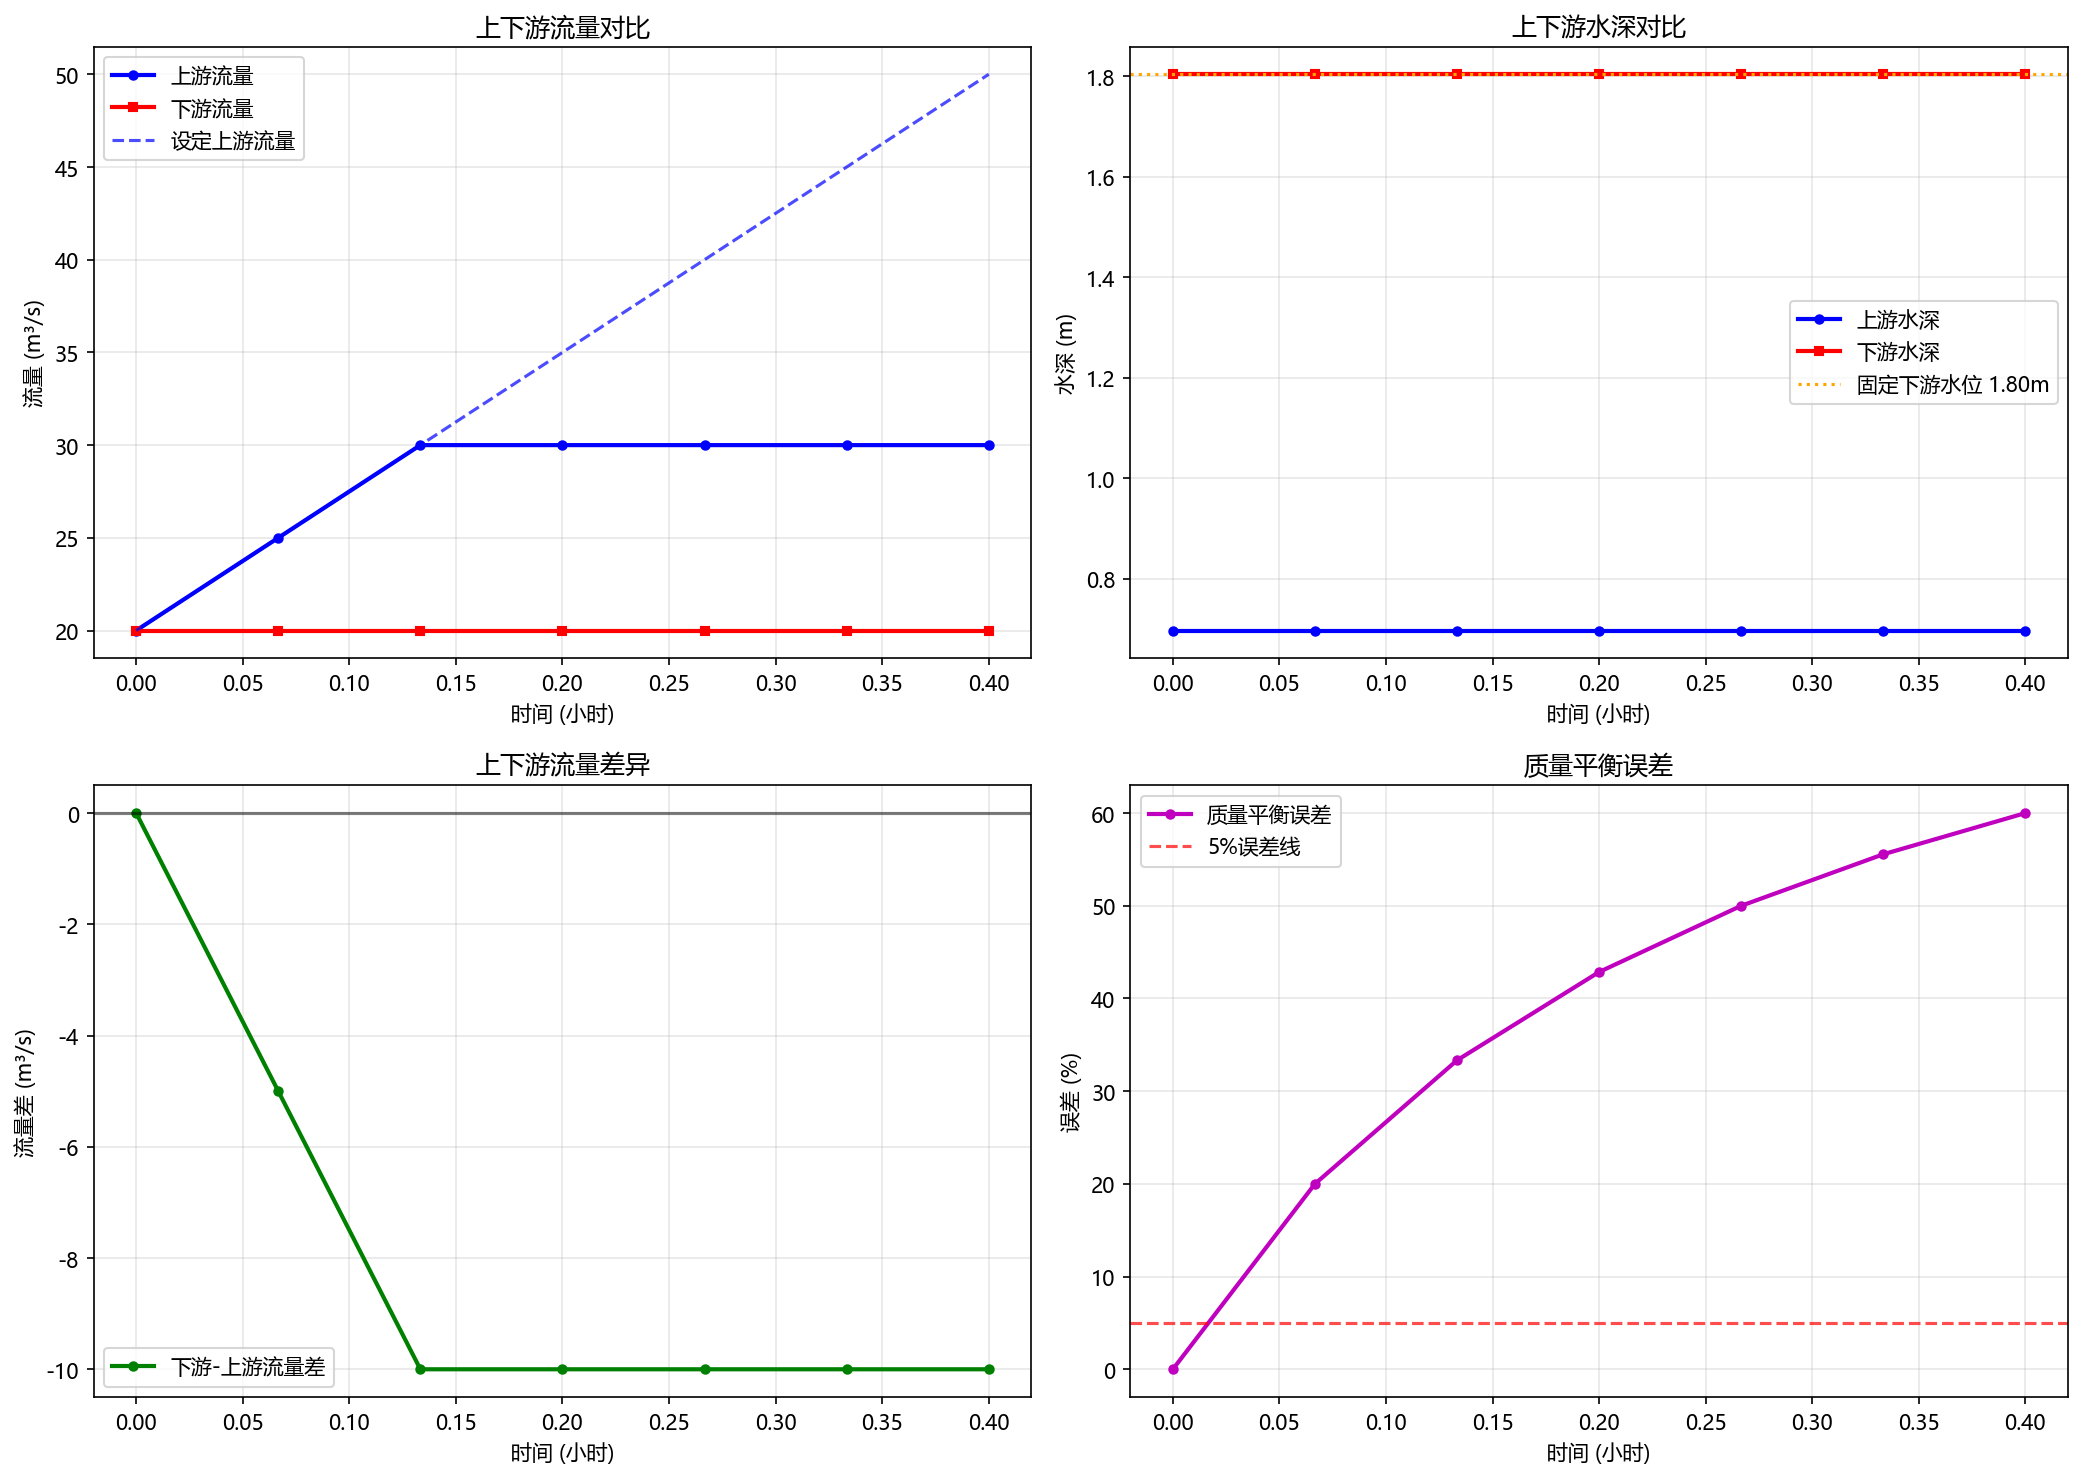

Here is the Python script that generated this plot:
"""边界条件分析 - 验证上下游流量关系"""

from hydrosis.hydrodynamics import (
    SaintVenantSolver,
    RiverReach,
    BoundaryCondition,
    RectangleSection
)
import numpy as np
import matplotlib.pyplot as plt

# 设置中文字体
plt.rcParams['font.sans-serif'] = ['Microsoft YaHei', 'SimHei']
plt.rcParams['axes.unicode_minus'] = False

def analyze_boundary_response():
    """分析固定下游水位边界条件下的流量响应"""
    
    print("=== 边界条件响应分析 ===\n")
    
    # 创建河段
    section = RectangleSection(width=20)
    reach = RiverReach(
        id="boundary_test",
        length=3000,
        bed_slope=0.003,  # 较大坡度
        manning_n=0.03,
        width=20,
        num_sections=8
    )
    
    solver = SaintVenantSolver(reach, dt=240, theta=0.9, epsilon=1e-3, cross_section=section)
    
    print(f"河段参数:")
    print(f"  长度: {reach.length}m, 坡度: {reach.bed_slope}")
    print(f"  网格数: {reach.num_sections}")
    print(f"  初始流量: {solver.state.discharge[0]:.1f} m³/s")
    print(f"  初始水深: {solver.state.depth[0]:.2f} m")
    
    # 设计变化的上游流量
    num_steps = 30
    t = np.arange(num_steps)
    
    # 三角波洪水过程
    base_q = 20
    peak_q = 80
    peak_time = 12
    
    upstream_q = np.zeros(num_steps)
    for i in range(num_steps):
        if i <= peak_time:
            upstream_q[i] = base_q + (peak_q - base_q) * i / peak_time
        else:
            upstream_q[i] = peak_q - (peak_q - base_q) * (i - peak_time) / (num_steps - peak_time - 1)
    
    print(f"\n上游流量变化:")
    print(f"  基流: {base_q} m³/s")
    print(f"  峰值: {peak_q} m³/s")
    print(f"  峰现时间: 第{peak_time}步")
    
    # 固定下游水位边界
    # 使用峰值流量对应的正常水深作为固定水位
    peak_depth = solver._compute_normal_depth_iterative(peak_q)
    fixed_stage = peak_depth + 0.1  # 稍高于正常水深
    
    print(f"\n边界条件:")
    print(f"  上游: 变化流量 ({base_q}-{peak_q} m³/s)")
    print(f"  下游: 固定水位 {fixed_stage:.2f} m")
    
    bc = BoundaryCondition(
        upstream_type="discharge",
        upstream_values=upstream_q.tolist(),
        downstream_type="stage",
        downstream_values=[fixed_stage] * num_steps
    )
    
    # 存储每个时间步的详细结果
    time_history = []
    upstream_q_history = []
    downstream_q_history = []
    upstream_h_history = []
    downstream_h_history = []
    mass_balance_error = []
    
    print(f"\n开始模拟...")
    print("时间步 | 上游Q | 下游Q | 上游h | 下游h | 质量误差")
    print("-" * 55)
    
    for step in range(num_steps):
        # 记录模拟前状态
        q_up_before = solver.state.discharge[0]
        q_down_before = solver.state.discharge[-1]
        h_up_before = solver.state.depth[0]
        h_down_before = solver.state.depth[-1]
        
        # 执行一个时间步
        converged = solver.solve_timestep(bc, step)
        
        # 记录模拟后状态
        q_up_after = solver.state.discharge[0]
        q_down_after = solver.state.discharge[-1]
        h_up_after = solver.state.depth[0]
        h_down_after = solver.state.depth[-1]
        
        # 计算质量平衡误差
        mass_error = abs(q_down_after - upstream_q[step]) / upstream_q[step] * 100
        
        # 存储结果
        time_history.append(step * solver.dt / 3600)  # 转换为小时
        upstream_q_history.append(q_up_after)
        downstream_q_history.append(q_down_after)
        upstream_h_history.append(h_up_after)
        downstream_h_history.append(h_down_after)
        mass_balance_error.append(mass_error)
        
        # 打印详细信息
        status = "✓" if converged else "✗"
        print(f"{step:6d} | {q_up_after:5.1f} | {q_down_after:5.1f} | {h_up_after:5.2f} | {h_down_after:5.2f} | {mass_error:6.1f}% {status}")
        
        if not converged and step > 5:  # 允许前几步不收敛
            print("⚠️ 连续不收敛，停止模拟")
            break
    
    # 绘制分析图表
    fig, ((ax1, ax2), (ax3, ax4)) = plt.subplots(2, 2, figsize=(14, 10))
    
    time_array = np.array(time_history)
    
    # 1. 上下游流量对比
    ax1.plot(time_array, upstream_q_history, 'b-o', label='上游流量', linewidth=2, markersize=4)
    ax1.plot(time_array, downstream_q_history, 'r-s', label='下游流量', linewidth=2, markersize=4)
    ax1.plot(time_array, upstream_q[:len(time_array)], 'b--', label='设定上游流量', alpha=0.7)
    ax1.set_xlabel('时间 (小时)')
    ax1.set_ylabel('流量 (m³/s)')
    ax1.set_title('上下游流量对比')
    ax1.legend()
    ax1.grid(True, alpha=0.3)
    
    # 2. 上下游水深对比
    ax2.plot(time_array, upstream_h_history, 'b-o', label='上游水深', linewidth=2, markersize=4)
    ax2.plot(time_array, downstream_h_history, 'r-s', label='下游水深', linewidth=2, markersize=4)
    ax2.axhline(y=fixed_stage, color='orange', linestyle=':', label=f'固定下游水位 {fixed_stage:.2f}m')
    ax2.set_xlabel('时间 (小时)')
    ax2.set_ylabel('水深 (m)')
    ax2.set_title('上下游水深对比')
    ax2.legend()
    ax2.grid(True, alpha=0.3)
    
    # 3. 流量差异分析
    q_diff = np.array(downstream_q_history) - np.array(upstream_q_history)
    ax3.plot(time_array, q_diff, 'g-o', label='下游-上游流量差', linewidth=2, markersize=4)
    ax3.axhline(y=0, color='k', linestyle='-', alpha=0.5)
    ax3.set_xlabel('时间 (小时)')
    ax3.set_ylabel('流量差 (m³/s)')
    ax3.set_title('上下游流量差异')
    ax3.legend()
    ax3.grid(True, alpha=0.3)
    
    # 4. 质量平衡误差
    ax4.plot(time_array, mass_balance_error, 'm-o', label='质量平衡误差', linewidth=2, markersize=4)
    ax4.axhline(y=5, color='r', linestyle='--', alpha=0.7, label='5%误差线')
    ax4.set_xlabel('时间 (小时)')
    ax4.set_ylabel('误差 (%)')
    ax4.set_title('质量平衡误差')
    ax4.legend()
    ax4.grid(True, alpha=0.3)
    
    plt.tight_layout()
    plt.savefig('boundary_analysis.png', dpi=150, bbox_inches='tight')
    print(f"\n分析图表已保存: boundary_analysis.png")
    
    # 统计分析
    print(f"\n=== 统计分析 ===")
    print(f"流量变化范围:")
    print(f"  上游: {min(upstream_q_history):.1f} - {max(upstream_q_history):.1f} m³/s")
    print(f"  下游: {min(downstream_q_history):.1f} - {max(downstream_q_history):.1f} m³/s")
    
    print(f"水深变化范围:")
    print(f"  上游: {min(upstream_h_history):.2f} - {max(upstream_h_history):.2f} m")
    print(f"  下游: {min(downstream_h_history):.2f} - {max(downstream_h_history):.2f} m")
    
    avg_q_diff = np.mean(np.abs(q_diff))
    max_q_diff = np.max(np.abs(q_diff))
    avg_mass_error = np.mean(mass_balance_error)
    
    print(f"流量传播特性:")
    print(f"  平均流量差: {avg_q_diff:.2f} m³/s")
    print(f"  最大流量差: {max_q_diff:.2f} m³/s")
    print(f"  平均质量误差: {avg_mass_error:.1f}%")
    
    # 分析滞后效应
    if len(upstream_q_history) > 15:
        up_peak_idx = np.argmax(upstream_q_history)
        down_peak_idx = np.argmax(downstream_q_history)
        lag_steps = down_peak_idx - up_peak_idx
        lag_time = lag_steps * solver.dt / 3600
        
        print(f"洪峰传播:")
        print(f"  上游峰现: 第{up_peak_idx}步")
        print(f"  下游峰现: 第{down_peak_idx}步")
        print(f"  传播滞后: {lag_steps}步 ({lag_time:.2f}小时)")
    
    return {
        'time': time_array,
        'upstream_q': upstream_q_history,
        'downstream_q': downstream_q_history,
        'upstream_h': upstream_h_history,
        'downstream_h': downstream_h_history,
        'mass_error': mass_balance_error
    }

if __name__ == "__main__":
    results = analyze_boundary_response()
